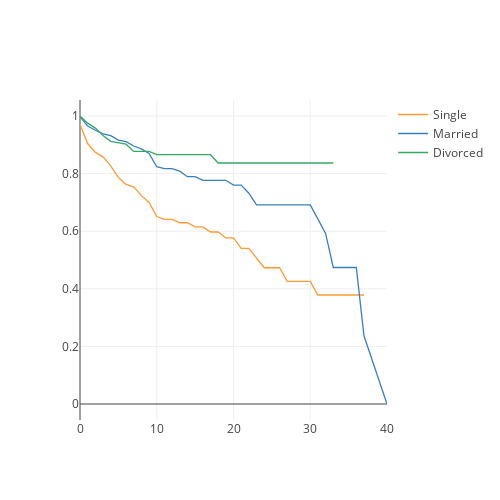

The notebook cell saved with this chart:
### Code cell
surv_marital_yComp.iplot(kind='line', 
           xTitle='Years at company', 
           yTitle='Attrition', 
           layout=go.Layout(autosize=False,width=500,height=500))

### Figure 1 — Plotly figure (JSON) as saved in the notebook; plotly's stock layout.template omitted (floating-point values rounded to 4 significant figures)
{"data": [{"line": {"color": "rgba(255, 153, 51, 1.0)", "dash": "solid", "shape": "linear", "width": 1.3}, "mode": "lines", "name": "Single", "text": "", "type": "scatter", "uid": "5d29b545-08ad-4ba2-a3a4-ae6d809991a4", "x": [0, 1, 2, 3, 4, 5, 6, 7, 8, 9, 10, 11, 12, 13, 14, 15, 16, 17, 18, 19, 20, 21, 22, 23, 24, 25, 26, 27, 29, 30, 31, 32, 33, 34, 36, 37, 40], "y": [0.9702, 0.9044, 0.8736, 0.8581, 0.8268, 0.7861, 0.7628, 0.754, 0.7234, 0.6997, 0.6507, 0.6413, 0.6413, 0.6294, 0.6294, 0.6148, 0.6148, 0.5972, 0.5972, 0.5766, 0.5766, 0.5406, 0.5406, 0.5068, 0.473, 0.473, 0.473, 0.4257, 0.4257, 0.4257, 0.3784, 0.3784, 0.3784, 0.3784, 0.3784, 0.3784, ""]}, {"line": {"color": "rgba(55, 128, 191, 1.0)", "dash": "solid", "shape": "linear", "width": 1.3}, "mode": "lines", "name": "Married", "text": "", "type": "scatter", "uid": "a9da0303-6840-4d2a-973d-7a495fdf7f07", "x": [0, 1, 2, 3, 4, 5, 6, 7, 8, 9, 10, 11, 12, 13, 14, 15, 16, 17, 18, 19, 20, 21, 22, 23, 24, 25, 26, 27, 29, 30, 31, 32, 33, 34, 36, 37, 40], "y": [0.997, 0.9654, 0.9506, 0.9381, 0.932, 0.9164, 0.9109, 0.8958, 0.8858, 0.8702, 0.8239, 0.817, 0.817, 0.8086, 0.7894, 0.7894, 0.7768, 0.7768, 0.7768, 0.7768, 0.7599, 0.7599, 0.7318, 0.6911, 0.6911, 0.6911, 0.6911, 0.6911, 0.6911, 0.6911, 0.6418, 0.5924, 0.4739, 0.4739, 0.4739, 0.237, 0]}, {"line": {"color": "rgba(50, 171, 96, 1.0)", "dash": "solid", "shape": "linear", "width": 1.3}, "mode": "lines", "name": "Divorced", "text": "", "type": "scatter", "uid": "d375cd85-9771-49f2-af7b-63746cdce8c2", "x": [0, 1, 2, 3, 4, 5, 6, 7, 8, 9, 10, 11, 12, 13, 14, 15, 16, 17, 18, 19, 20, 21, 22, 23, 24, 25, 26, 27, 29, 30, 31, 32, 33, 34, 36, 37, 40], "y": [1, 0.9752, 0.9581, 0.9321, 0.9122, 0.9078, 0.9021, 0.8769, 0.8769, 0.8769, 0.8657, 0.8657, 0.8657, 0.8657, 0.8657, 0.8657, 0.8657, 0.8657, 0.8368, 0.8368, 0.8368, 0.8368, 0.8368, 0.8368, 0.8368, 0.8368, 0.8368, 0.8368, 0.8368, 0.8368, 0.8368, 0.8368, 0.8368, "", "", "", ""]}], "layout": {"autosize": false, "height": 500, "width": 500, "xaxis": {"autorange": true, "range": [0, 40], "type": "linear"}, "yaxis": {"autorange": true, "range": [-0.05556, 1.056], "type": "linear"}}}
